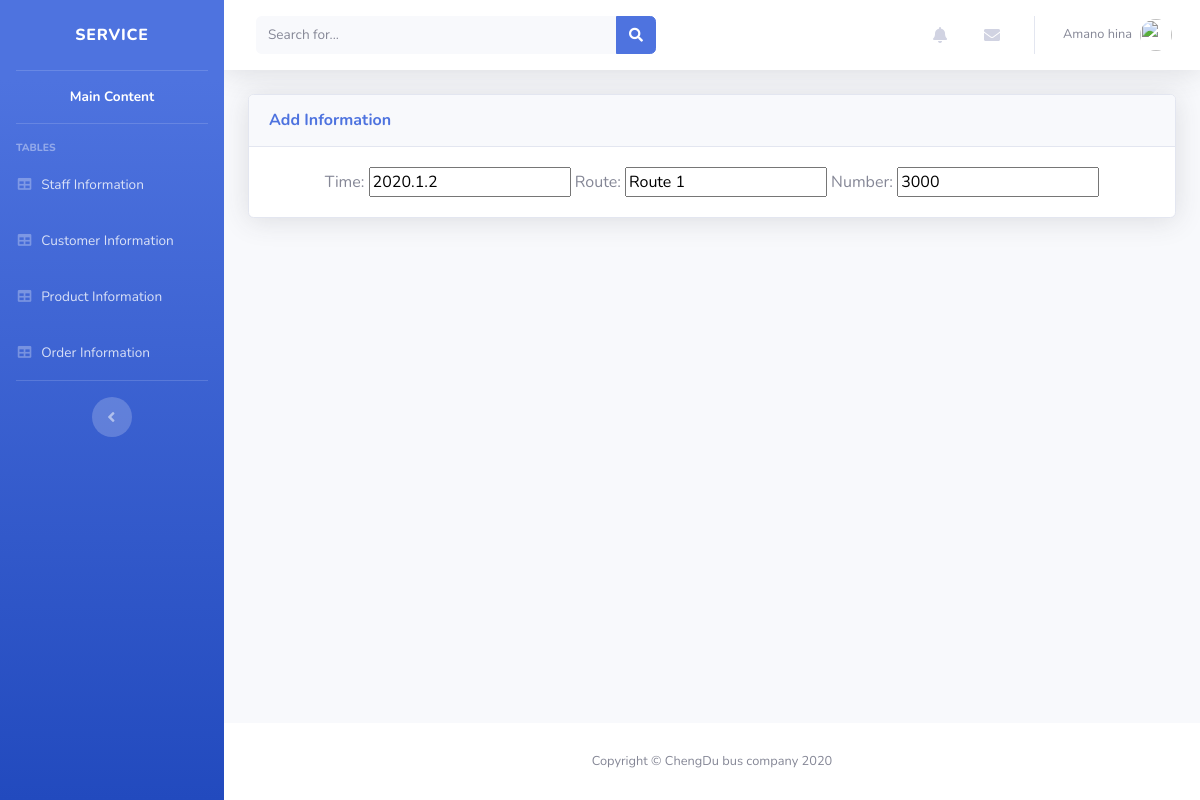
/undateincome.php?route_id=1, run on the app's committed database.
### tables this page shows
CREATE TABLE `Income` (
  `income_id` int(11) NOT NULL,
  `time` varchar(30) NOT NULL,
  `route` varchar(50) NOT NULL,
  `number` varchar(30) NOT NULL
);

### undateincome.php (the view, shortened to what this page needs)
<?php
require('db.php');
$updateid = $_GET['route_id'];
$query  = "SELECT income_id, time, route, number ";
$query .= "FROM Income ";
$query .= "WHERE income_id = $updateid";
$result = mysqli_query($connection, $query);
$row = mysqli_fetch_array($result);
?>
<!DOCTYPE html>
<html lang="en">
<head>
  <link href="vendor/fontawesome-free/css/all.min.css" rel="stylesheet" type="text/css">
  <link href="css/sb-admin-2.min.css" rel="stylesheet">
</head>
<body id="page-top">
  <div id="wrapper">
    <ul class="navbar-nav bg-gradient-primary sidebar sidebar-dark accordion" id="accordionSidebar">
      <a class="sidebar-brand d-flex align-items-center justify-content-center" href="manager.php">
        <div class="sidebar-brand-text mx-3"> Service <sup></sup></div>
      </a>
      <hr class="sidebar-divider my-0">
      <li class="nav-item active">
        <a class="nav-link" href="manager.php">
          <span><center>Main Content</center></span></a>
      </li>
      <hr class="sidebar-divider">
      <div class="sidebar-heading">
        Tables
      </div>
   <li class="nav-item">
        <a class="nav-link" href="stafftable.php">
          <i class="fas fa-fw fa-table"></i>
          <span>Staff Information</span></a>
      </li>
      <li class="nav-item">
        <a class="nav-link" href="customertable.php">
          <i class="fas fa-fw fa-table"></i>
          <span>Customer Information</span></a>
      </li>
      <li class="nav-item">
        <a class="nav-link" href="producttable.php">
          <i class="fas fa-fw fa-table"></i>
          <span>Product Information</span></a>
      </li>
	    <li class="nav-item">
        <a class="nav-link" href="ordertable.php">
          <i class="fas fa-fw fa-table"></i>
          <span>Order Information</span></a>
      </li>
      <hr class="sidebar-divider d-none d-md-block">
      <div class="text-center d-none d-md-inline">
        <button class="rounded-circle border-0" id="sidebarToggle"></button>
      </div>
    </ul>
    <div id="content-wrapper" class="d-flex flex-column">
      <div id="content">
        <nav class="navbar navbar-expand navbar-light bg-white topbar mb-4 static-top shadow">
          <form class="d-none d-sm-inline-block form-inline mr-auto ml-md-3 my-2 my-md-0 mw-100 navbar-search">
            <div class="input-group">
              <input type="text" class="form-control bg-light border-0 small" placeholder="Search for..." aria-label="Search" aria-describedby="basic-addon2">
              <div class="input-group-append">
                <button class="btn btn-primary" type="button">
                  <i class="fas fa-search fa-sm"></i>
                </button>
              </div>
            </div>
          </form>
          <ul class="navbar-nav ml-auto">
    <li class="nav-item dropdown no-arrow mx-1">
              <a class="nav-link dropdown-toggle" href="#" id="alertsDropdown" role="button" data-toggle="dropdown" aria-haspopup="true" aria-expanded="false">
                <i class="fas fa-bell fa-fw"></i>
              </a>
            </li>
            <li class="nav-item dropdown no-arrow mx-1">
              <a class="nav-link dropdown-toggle" href="#" id="messagesDropdown" role="button" data-toggle="dropdown" aria-haspopup="true" aria-expanded="false">
                <i class="fas fa-envelope fa-fw"></i>
              </a>
            </li>
            <li class="nav-item dropdown no-arrow">
              <a class="nav-link dropdown-toggle" href="#" id="userDropdown" role="button" data-toggle="dropdown" aria-haspopup="true" aria-expanded="false">
                <span class="mr-2 d-none d-lg-inline text-gray-600 small">Amano hina</span>
                <img class="img-profile rounded-circle" src="hina.jpg" width="60px" height="60px"/>
              </a>
            </li>
          </ul>
        </nav>
        <div class="container-fluid">
          <div class="card shadow mb-4">
            <div class="card-header py-3">
              <h6 class="m-0 font-weight-bold text-primary">Add Information</h6>
            </div>
            <div class="card-body">
              <form action="updateproduct.php" method="post" align="center">
    Time: <input type="text" name="time" value="<?php echo $row["time"]; ?>">
    Route: <input type="text" name="route" value="<?php echo $row["route"]; ?>">
    Number: <input type="text" name="number" value="<?php echo $row["number"]; ?>">
</form>
            </div>
          </div>
        </div>
      </div>
      <footer class="sticky-footer bg-white">
        <div class="container my-auto">
          <div class="copyright text-center my-auto">
            <span>Copyright &copy; ChengDu bus company 2020</span>
          </div>
        </div>
      </footer>
    </div>
  </div>
</body>
</html>

### data on the page
income: time "2020.1.2", route "Route 1", number "3000"
